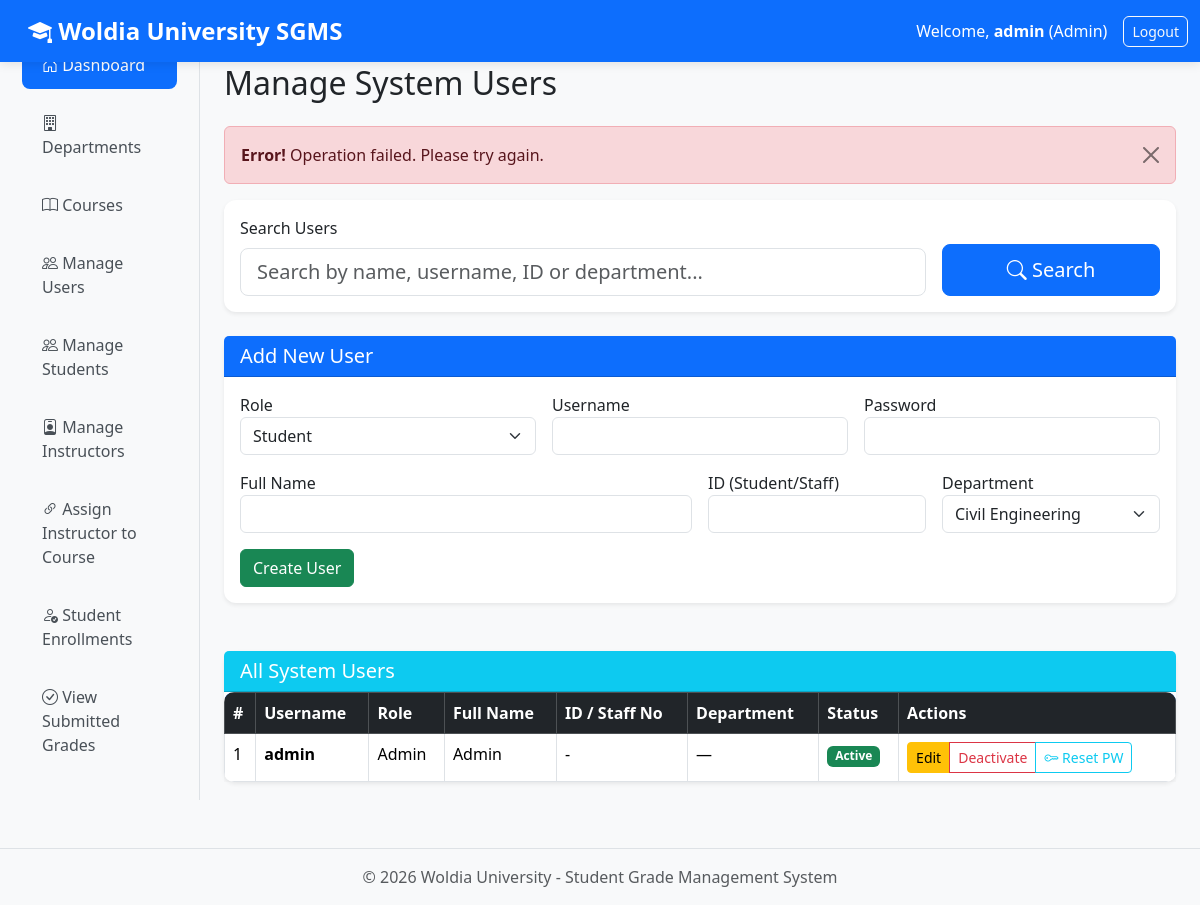
Page /admin/manage_users_full.php?msg=error (signed in) on the committed database.
### tables this page shows
CREATE TABLE users (
    id INT AUTO_INCREMENT PRIMARY KEY,
    username VARCHAR(50) UNIQUE NOT NULL,
    password VARCHAR(255) NOT NULL,   
    role ENUM('admin', 'instructor', 'student') NOT NULL,
    created_at TIMESTAMP DEFAULT CURRENT_TIMESTAMP
);

### admin/manage_users_full.php (the view, shortened to what this page needs)
<?php include '../includes/header.php'; ?>
<h2 class="mb-4">Manage System Users</h2>
<?php if (isset($_GET['msg'])): ?>
    <?php $msg = $_GET['msg']; ?>
    <?php if ($msg === 'updated'): ?>
        <div class="alert alert-success alert-dismissible fade show">
            <strong>Success!</strong> User updated successfully.
            <button type="button" class="btn-close" data-bs-dismiss="alert"></button>
        </div>
    <?php elseif ($msg === 'error'): ?>
        <div class="alert alert-danger alert-dismissible fade show">
            <strong>Error!</strong> Operation failed. Please try again.
            <button type="button" class="btn-close" data-bs-dismiss="alert"></button>
        </div>
    <?php endif; ?>
<?php endif; ?>
<div class="card mb-4 shadow-sm">
    <div class="card-body">
        <form method="GET" class="row g-3 align-items-end">
            <div class="col-md-9">
                <label for="search" class="form-label">Search Users</label>
                <input type="text"
                       name="search"
                       id="search"
                       class="form-control form-control-lg"
                       placeholder="Search by name, username, ID or department..."
                       value="<?= htmlspecialchars($_GET['search'] ?? '') ?>">
            </div>
            <div class="col-md-3">
                <button type="submit" class="btn btn-primary btn-lg w-100">
                    <i class="bi bi-search"></i> Search
                </button>
            </div>
        </form>
    </div>
</div>
<div class="card mb-5 shadow-sm">
    <div class="card-header bg-primary text-white">
        <h5 class="mb-0">Add New User</h5>
    </div>
    <div class="card-body">
        <form action="process_add_user.php" method="POST">
            <div class="row g-3">
                <div class="col-md-4">
                    <label>Role</label>
                    <select name="role" class="form-select" required>
                        <option value="student">Student</option>
                    </select>
                </div>
                <div class="col-md-4">
                    <label>Username</label>
                    <input type="text" name="username" class="form-control" required>
                </div>
                <div class="col-md-4">
                    <label>Password</label>
                    <input type="password" name="password" class="form-control" required>
                </div>
                <div class="col-md-6">
                    <label>Full Name</label>
                    <input type="text" name="full_name" class="form-control" required>
                </div>
                <div class="col-md-3">
                    <label>ID (Student/Staff)</label>
                    <input type="text" name="id_number" class="form-control" required>
                </div>
                <div class="col-md-3">
                    <label>Department</label>
                    <select name="dept_id" class="form-select" required>
                        <?php
                        $sql = "SELECT * FROM departments ORDER BY dept_name";
                        $result = mysqli_query($conn, $sql);
                        while ($dept = mysqli_fetch_assoc($result)) {
                            echo "<option value='{$dept['id']}'>{$dept['dept_name']}</option>";
                        }
                        ?>
                    </select>
                </div>
                <div class="col-12">
                    <button type="submit" class="btn btn-success">Create User</button>
                </div>
            </div>
        </form>
    </div>
</div>
<div class="card shadow-sm">
    <div class="card-header bg-info text-white d-flex justify-content-between align-items-center">
        <h5 class="mb-0">All System Users</h5>
    </div>
    <div class="card-body p-0">
        <div class="table-responsive">
            <table class="table table-hover table-bordered mb-0">
                <thead class="table-dark">
                    <tr>
                        <th>#</th>
                        <th>Username</th>
                        <th>Role</th>
                        <th>Full Name</th>
                        <th>ID / Staff No</th>
                        <th>Department</th>
                        <th>Status</th>
                        <th>Actions</th>
                    </tr>
                </thead>
                <tbody>
                <?php
                $sql = "
                    SELECT u.id, u.username, u.role, u.is_active,
                           CASE
                               WHEN u.role = 'student' THEN s.full_name
                               WHEN u.role = 'instructor' THEN i.full_name
                               ELSE 'Admin'
                           END AS full_name,
                           CASE
                               WHEN u.role = 'student' THEN s.student_id
                               WHEN u.role = 'instructor' THEN i.staff_id
                               ELSE '-'
                           END AS user_id_number,
                           d.dept_name
                    FROM users u
                    LEFT JOIN students s ON u.id = s.user_id
                    LEFT JOIN instructors i ON u.id = i.user_id
                    LEFT JOIN departments d ON (s.dept_id = d.id OR i.dept_id = d.id)
                ";
                $sql .= " ORDER BY u.role, full_name";
                $stmt = $conn->prepare($sql);
                $stmt->execute();
                $result = $stmt->get_result();
                $counter = 1;
                while ($row = $result->fetch_assoc()):
                ?>
                    <tr>
                        <td><?= $counter++ ?></td>
                        <td><strong><?= htmlspecialchars($row['username']) ?></strong></td>
                        <td><?= ucfirst($row['role']) ?></td>
                        <td><?= htmlspecialchars($row['full_name'] ?: '—') ?></td>
                        <td><?= htmlspecialchars($row['user_id_number'] ?: '—') ?></td>
                        <td><?= htmlspecialchars($row['dept_name'] ?: '—') ?></td>
                        <td>
                            <?php if ($row['is_active']): ?>
                                <span class="badge bg-success">Active</span>
                            <?php else: ?>
                                <span class="badge bg-danger">Deactivated</span>
                            <?php endif; ?>
                        </td>
                        <td>
                            <div class="btn-group btn-group-sm">
                                <a href="edit_user.php?id=<?= $row['id'] ?>" class="btn btn-warning">Edit</a>
                                <?php if ($row['is_active']): ?>
                                    <a href="process_user_status.php?id=<?= $row['id'] ?>&action=deactivate"
                                       class="btn btn-outline-danger"
                                       onclick="return confirm('Deactivate this user? They will not be able to login.')">
                                       Deactivate
                                    </a>
                                <?php else: ?>
                                    <a href="process_user_status.php?id=<?= $row['id'] ?>&action=activate"
                                       class="btn btn-outline-success">Activate</a>
                                <?php endif; ?>
                                <a href="reset_password.php?id=<?= $row['id'] ?>"
                                   class="btn btn-outline-info">
                                   <i class="bi bi-key"></i> Reset PW
                                </a>
                            </div>
                        </td>
                    </tr>
                <?php endwhile; ?>
                </tbody>
            </table>
        </div>
    </div>
</div>
<?php include '../includes/footer.php'; ?>

### assets/css/style.css (style rules this page uses)
body { background-color: #f8f9fa; font-family: 'Segoe UI', Arial, sans-serif; }
.card { border: none; border-radius: 12px; box-shadow: 0 4px 15px rgba(0,0,0,0.08); transition: transform 0.2s; }
.table { background: white; border-radius: 10px; overflow: hidden; box-shadow: 0 4px 15px rgba(0,0,0,0.05); }
.table thead { background-color: #0d6efd; color: white; }
.btn-primary { border-radius: 8px; padding: 10px 20px; }

### rows in the picture
users: username "admin", role "Admin", full_name "Admin", user_id_number "-", dept_name "—", is_active "Active"

### other values in the picture
$_SESSION['username'] "admin"
$current_role "Admin"
form field dept_id "Civil Engineering"
